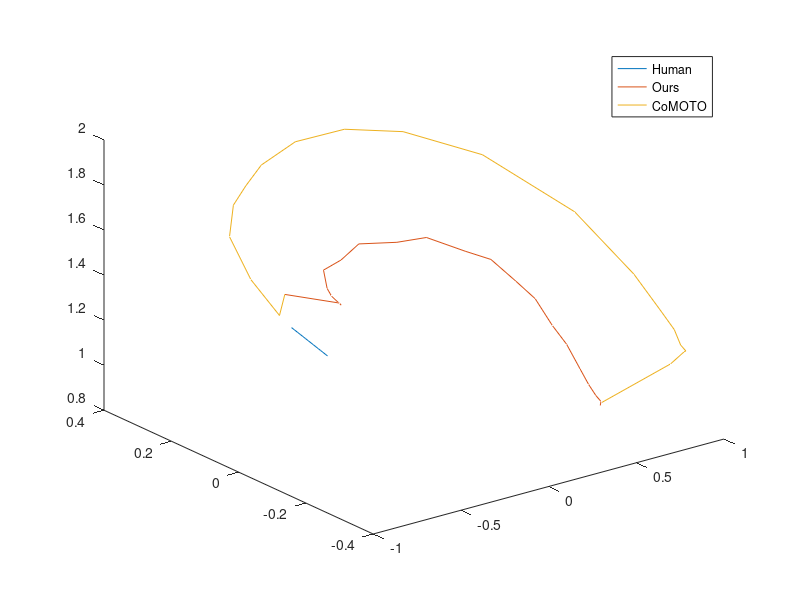

Reproduce this figure in MATLAB.
human_traj = [[0.035700000000000065, 0.38241, 0.96046],
[0.03180000000000005, 0.37171999999999994, 0.95841],
[0.028000000000000025, 0.36122999999999994, 0.95643],
[0.02429999999999999, 0.35095, 0.95449],
[0.02069999999999994, 0.3409, 0.95257],
[0.017099999999999893, 0.33106, 0.95068],
[0.013700000000000045, 0.32145, 0.94882],
[0.010299999999999976, 0.31203000000000003, 0.9469799999999999],
[0.006999999999999895, 0.30282, 0.94517],
[0.0037000000000000366, 0.29379, 0.94338],
[0.0005999999999999339, 0.28493, 0.94162],
[-0.0024999999999999467, 0.27625, 0.9398799999999999],
[-0.00550000000000006, 0.26771, 0.93816],
[-0.008499999999999952, 0.25930999999999993, 0.93647],
[-0.011400000000000077, 0.25103, 0.9348],
[-0.011400000000000077, 0.25103, 0.9348],
[-0.011400000000000077, 0.25103, 0.9348],
[-0.011400000000000077, 0.25103, 0.9348],
[-0.011400000000000077, 0.25103, 0.9348],
[-0.011400000000000077, 0.25103, 0.9348]];

jl_traj = [[-0.2869526426654496, 0.23432274059798877, 0.4776830083058917],
[-0.15528794353345154, 0.1410338045753715, 0.4757288233246796],
[-0.13481725750452472, 0.14608961572249418, 0.45834939601720953],
[-0.11709818097024216, 0.18399680698395662, 0.46864520876055615],
[-0.044077932868236, 0.23527458561293038, 0.4526102370603956],
[0.012399120297805422, 0.27539434751772873, 0.49424089948778027],
[0.1215648680949849, 0.2801333902133894, 0.5129190634793924],
[0.203656815167804, 0.2701649024258003, 0.5738396749316964],
[0.3077589794183647, 0.21127065983989507, 0.5995342147626082],
[0.3877334991354369, 0.16517426464989612, 0.6357415028695729],
[0.4779546345198342, 0.09696443401970364, 0.6025989743572195],
[0.5489672322197805, 0.05752339129782711, 0.5781848527444136],
[0.6144314489842243, 0.0175274780716308, 0.4953065152476301],
[0.6581985488670279, -0.01707719308292127, 0.4320461804282423],
[0.6929729854177812, -0.0494171314160111, 0.32904677157760087],
[0.7137466931464093, -0.08159555287186637, 0.262126325785101],
[0.725891222078589, -0.11518060852786528, 0.17335625820356187],
[0.7339047726079244, -0.13610826016004676, 0.11777437828564077],
[0.7395058065602982, -0.15499903393093936, 0.07976638521340648],
[0.7459735810820746, -0.1668057941081088, 0.060215946612424236],
[0.7490976331548773, -0.1630187196826684, 0.03909369384590123]];

comoto_traj = [[-0.2869526426654496, 0.23432274059798877, 0.4776830083058917],
[-0.4288440156432848, 0.17620655210775268, 0.454037350209926],
[-0.4680405341078725, 0.24076165132731336, 0.5770713079195081],
[-0.39982079618886884, 0.33986286262500875, 0.6850891319862827],
[-0.3085339860661684, 0.3759528368041872, 0.7813130603459484],
[-0.2599617790173898, 0.36439968105243925, 0.8647231102697069],
[-0.16195004763488197, 0.36928804649984764, 0.9332652038070505],
[0.0013508285302337164, 0.3534879014097084, 1.012877658505676],
[0.17237680435170918, 0.29644725200163907, 1.071612502201041],
[0.3283026239325932, 0.20369333059068168, 1.0917823122622152],
[0.4987624864163889, 0.056592384611944935, 1.0544090075762476],
[0.6857395026125946, -0.11992236261684656, 0.8829618834055435],
[0.7856739958693468, -0.24381013514352914, 0.6702451140369985],
[0.8090778859984736, -0.309895873689589, 0.551256699629714],
[0.8083503581147581, -0.35222544730903854, 0.49321797520282734],
[0.8087197018662071, -0.37083426243347645, 0.43773044413420326],
[0.8020443771106934, -0.38966520886007855, 0.42578592016505645],
[0.7897304065706687, -0.39082743306281953, 0.42498165972163293],
[0.7929833955976008, -0.34923036621952436, 0.3424066191086632],
[0.7523006602004075, -0.16489926896546248, 0.052113014108477976]];

comoto_traj(:,3) = comoto_traj(:,3) + 0.8;
jl_traj(:,3) = jl_traj(:,3) + 0.8;

plot3(human_traj(:,1), human_traj(:,2), human_traj(:,3));
hold on;
plot3(jl_traj(:,1), jl_traj(:,2), jl_traj(:,3));
plot3(comoto_traj(:,1), comoto_traj(:,2), comoto_traj(:,3));
legend("Human", "Ours", "CoMOTO");